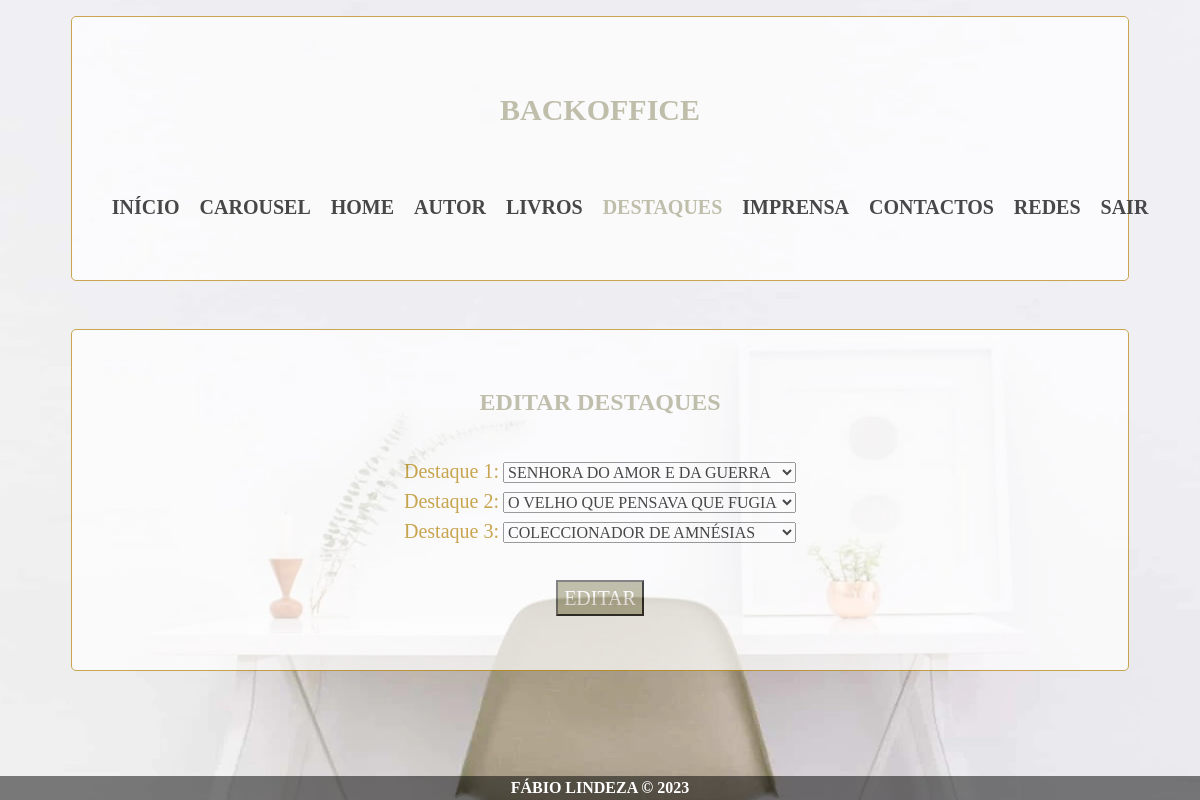
The app's page /backoffice/php/paginas/destaques_saida.php (signed in) with its own data.
### tables this page shows
CREATE TABLE `home` (
  `id` int(11) NOT NULL,
  `imagem_autor` varchar(5000) NOT NULL,
  `ultimos_livros` longtext NOT NULL,
  `destaque_1` varchar(11) NOT NULL,
  `destaque_2` varchar(11) NOT NULL,
  `destaque_3` varchar(11) NOT NULL
);

CREATE TABLE `livros` (
  `id` int(11) NOT NULL,
  `titulo` varchar(100) NOT NULL,
  `observacao` varchar(100) NOT NULL,
  `texto` longtext NOT NULL,
  `imagem` varchar(5000) NOT NULL
);

### backoffice/php/funcoes/base_dados.php (called while the page is built, shortened)
<?php
$base_dados = [
    "host" => "localhost",
    "usuario" => "root",
    "senha" => "",
    "nome" => "sebastiao"
];
function selectSQL($sql){
    global $base_dados;
    $conexao = mysqli_connect($base_dados["host"], $base_dados["usuario"], $base_dados["senha"], $base_dados["nome"]);
    $consulta = mysqli_query($conexao, $sql);
    $resultado = mysqli_fetch_all($consulta, MYSQLI_ASSOC);
    return $resultado;
}
function selectSQLUnico($sql){
    global $base_dados;
    $conexao = mysqli_connect($base_dados["host"], $base_dados["usuario"], $base_dados["senha"], $base_dados["nome"]);
    $consulta = mysqli_query($conexao, $sql);
    $resultado = mysqli_fetch_assoc($consulta);
    return $resultado;
}
?>

### backoffice/php/funcoes/helper.php (called while the page is built, shortened)
<?php
require_once("base_dados.php");
function getTodosLivros(){
    return selectSQL("SELECT id, titulo FROM livros");
}
?>

### backoffice/php/paginas/destaques_saida.php (the view, shortened to what this page needs)
<?php
require_once("../funcoes/helper.php");
$home = selectSQLUnico("SELECT * FROM home");
$select= getTodosLivros();
?>
<!DOCTYPE html>
<html lang="pt">
    <head>
        <link href="https://cdn.jsdelivr.net/npm/bootstrap@5.3.0-alpha3/dist/css/bootstrap.min.css" rel="stylesheet">
        <link rel="stylesheet" href="../../css/estilo.css">
    </head>
    <body class="container-fluid">
        <header>
            <div class="row caixas mt-3">
                <div class="col-12 text-center titulo p-3 mt-4 mb-3">BACKOFFICE</div>
                <nav class="col-12 navbar navbar-expand-lg">
                    <div class="collapse navbar-collapse justify-content-center">
                        <ul class="navbar-nav">
                            <li class="nav-item">
                                <a class="nav-link menu" aria-current="page" href="inicio.php">INÍCIO</a>
                            </li>
                            <li class="nav-item">
                                <a class="nav-link menu" aria-current="page" href="carousel.php">CAROUSEL</a>
                            </li>
                            <li class="nav-item">
                                <a class="nav-link menu" aria-current="page" href="home.php">HOME</a>
                            </li>
                            <li class="nav-item">
                                <a class="nav-link menu" aria-current="page" href="autor.php">AUTOR</a>
                            </li>
                            <li class="nav-item">
                                <a class="nav-link menu" aria-current="page" href="livros.php">LIVROS</a>
                            </li>
                            <li class="nav-item">
                                <a class="nav-link menu active" aria-current="page" href="destaques.php">DESTAQUES</a>
                            </li>
                            <li class="nav-item">
                                <a class="nav-link menu" aria-current="page" href="imprensa.php">IMPRENSA</a>
                            </li>
                            <li class="nav-item">
                                <a class="nav-link menu" aria-current="page" href="contactos.php">CONTACTOS</a>
                            </li>
                            <li class="nav-item">
                                <a class="nav-link menu" aria-current="page" href="redes.php">REDES</a>
                            </li>
                            <li class="nav-item">
                                <a class="nav-link menu" aria-current="page" href="logoff.php">SAIR</a>
                            </li>
                        </ul>
                    </div>
                </nav>
            </div>
        </header>
        <br><br>
        <main>
            <div class="row caixas">
                <div class="col-12 titulo_2 p-4">
                    <b>EDITAR DESTAQUES</b>
                    <br><br>
                    <form action="destaques.php">
                        <label>Destaque 1:</label>
                        <select name="destaque_1">
                            <?php foreach($select as $s): ?>
                                <option value="<?= $s["id"]; ?>" <?= ($home["destaque_1"]==$s["id"]) ? "selected" : ""; ?>><?= $s["titulo"]; ?></option>
                            <?php endforeach; ?>
                        </select>
                        <br>
                        <label>Destaque 2:</label>
                        <select name="destaque_2">
                            <?php foreach($select as $s): ?>
                                <option value="<?= $s["id"]; ?>" <?= ($home["destaque_2"]==$s["id"]) ? "selected" : ""; ?>><?= $s["titulo"]; ?></option>
                            <?php endforeach; ?>
                        </select>
                        <br>
                        <label>Destaque 3:</label>
                        <select name="destaque_3">
                            <?php foreach($select as $s): ?>
                                <option value="<?= $s["id"]; ?>" <?= ($home["destaque_3"]==$s["id"]) ? "selected" : ""; ?>><?= $s["titulo"]; ?></option>
                            <?php endforeach; ?>
                        </select>
                        <br><br>
                        <input type="submit" value="EDITAR">
                    </form>
                </div>
            </div>
        </main>
        <footer class="text-center">
            FÁBIO LINDEZA © 2023
        </footer>
    </body>
</html>

### backoffice/css/estilo.css (style rules this page uses)
body { background-image: url(../imagens/imagem_background.webp); background-position: center; background-repeat: no-repeat; background-size: 1920px 1080px; background-attachment: fixed; margin: auto; text-align: center; font-family: didot, serif; }
.caixas { border: 0.01px solid #B8860B; border-radius: 5px; background-color: white; opacity: 70%; width: 90%; margin: auto; color: rgb(172, 170, 141); padding: 30px; }
label { font-size: 20px; color: #B8860B; }
a { text-decoration: none; color: white; }
button, input[type="submit"] { background-color: rgb(172, 170, 141); color: white; font-size: 20px; margin-top: 10px; }
.titulo { font-size: 30px; font-weight: bold; }
.titulo_2 { font-size:24px; }
.menu { color: black; font-weight: bold; font-size: 20px; margin: 20px 10px; padding: 0px !important; width: fit-content !important; }
.active { color: rgb(172, 170, 141)!important; }
form { color: black; font-size: 16px; }
footer { position: fixed; left: 0; bottom: 0; width: 100%; background-color: rgba(0, 0, 0, 0.5) !important; font-weight: bold; color: white; }

### records on screen
home: destaque_1 "SENHORA DO AMOR E DA GUERRA", destaque_2 "O VELHO QUE PENSAVA QUE FUGIA", destaque_3 "COLECCIONADOR DE AMNÉSIAS"
